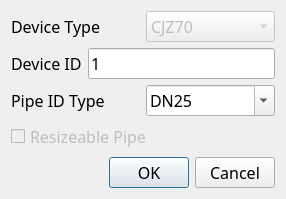
<?xml version="1.0" encoding="UTF-8"?>
<ui version="4.0">
 <class>AddNewDevice</class>
 <widget class="QDialog" name="AddNewDevice">
  <property name="geometry">
   <rect>
    <x>0</x>
    <y>0</y>
    <width>286</width>
    <height>196</height>
   </rect>
  </property>
  <property name="sizePolicy">
   <sizepolicy hsizetype="Preferred" vsizetype="Preferred">
    <horstretch>0</horstretch>
    <verstretch>0</verstretch>
   </sizepolicy>
  </property>
  <property name="font">
   <font>
    <family>宋体</family>
    <pointsize>12</pointsize>
    <weight>50</weight>
    <bold>false</bold>
   </font>
  </property>
  <property name="windowTitle">
   <string>Config New Device</string>
  </property>
  <layout class="QGridLayout" name="gridLayout">
   <item row="0" column="0">
    <layout class="QHBoxLayout" name="horizontalLayout">
     <item>
      <widget class="QLabel" name="label">
       <property name="text">
        <string>Device Type</string>
       </property>
      </widget>
     </item>
     <item>
      <widget class="QComboBox" name="comboBox_devType">
       <property name="enabled">
        <bool>false</bool>
       </property>
       <item>
        <property name="text">
         <string>CJZ70</string>
        </property>
       </item>
       <item>
        <property name="text">
         <string>CJZ7</string>
        </property>
       </item>
       <item>
        <property name="text">
         <string>CJZ4</string>
        </property>
       </item>
      </widget>
     </item>
    </layout>
   </item>
   <item row="1" column="0">
    <layout class="QHBoxLayout" name="horizontalLayout_2">
     <item>
      <widget class="QLabel" name="label_2">
       <property name="text">
        <string>Device ID</string>
       </property>
      </widget>
     </item>
     <item>
      <widget class="QLineEdit" name="lineEdit_devId">
       <property name="text">
        <string>1</string>
       </property>
      </widget>
     </item>
    </layout>
   </item>
   <item row="2" column="0">
    <layout class="QHBoxLayout" name="horizontalLayout_3">
     <item>
      <widget class="QLabel" name="label_3">
       <property name="text">
        <string>Pipe ID Type</string>
       </property>
      </widget>
     </item>
     <item>
      <widget class="QComboBox" name="comboBox_PipeIdType">
       <property name="editable">
        <bool>true</bool>
       </property>
       <item>
        <property name="text">
         <string>DN25</string>
        </property>
       </item>
       <item>
        <property name="text">
         <string>DN50</string>
        </property>
       </item>
       <item>
        <property name="text">
         <string>DN300</string>
        </property>
       </item>
      </widget>
     </item>
    </layout>
   </item>
   <item row="3" column="0">
    <layout class="QHBoxLayout" name="horizontalLayout_4">
     <item>
      <widget class="QCheckBox" name="checkBox_Resizeable">
       <property name="enabled">
        <bool>false</bool>
       </property>
       <property name="text">
        <string>Resizeable Pipe</string>
       </property>
      </widget>
     </item>
     <item>
      <spacer name="horizontalSpacer">
       <property name="orientation">
        <enum>Qt::Horizontal</enum>
       </property>
       <property name="sizeHint" stdset="0">
        <size>
         <width>40</width>
         <height>20</height>
        </size>
       </property>
      </spacer>
     </item>
    </layout>
   </item>
   <item row="4" column="0">
    <spacer name="verticalSpacer">
     <property name="orientation">
      <enum>Qt::Vertical</enum>
     </property>
     <property name="sizeHint" stdset="0">
      <size>
       <width>20</width>
       <height>20</height>
      </size>
     </property>
    </spacer>
   </item>
   <item row="5" column="0">
    <layout class="QHBoxLayout" name="horizontalLayout_5">
     <item>
      <spacer name="horizontalSpacer_2">
       <property name="orientation">
        <enum>Qt::Horizontal</enum>
       </property>
       <property name="sizeHint" stdset="0">
        <size>
         <width>40</width>
         <height>20</height>
        </size>
       </property>
      </spacer>
     </item>
     <item>
      <widget class="QPushButton" name="pushButton">
       <property name="text">
        <string>OK</string>
       </property>
      </widget>
     </item>
     <item>
      <widget class="QPushButton" name="pushButton_2">
       <property name="text">
        <string>Cancel</string>
       </property>
      </widget>
     </item>
    </layout>
   </item>
  </layout>
 </widget>
 <resources/>
 <connections>
  <connection>
   <sender>pushButton</sender>
   <signal>clicked()</signal>
   <receiver>AddNewDevice</receiver>
   <slot>accept()</slot>
   <hints>
    <hint type="sourcelabel">
     <x>144</x>
     <y>170</y>
    </hint>
    <hint type="destinationlabel">
     <x>61</x>
     <y>168</y>
    </hint>
   </hints>
  </connection>
  <connection>
   <sender>pushButton_2</sender>
   <signal>clicked()</signal>
   <receiver>AddNewDevice</receiver>
   <slot>reject()</slot>
   <hints>
    <hint type="sourcelabel">
     <x>239</x>
     <y>173</y>
    </hint>
    <hint type="destinationlabel">
     <x>240</x>
     <y>130</y>
    </hint>
   </hints>
  </connection>
 </connections>
</ui>
